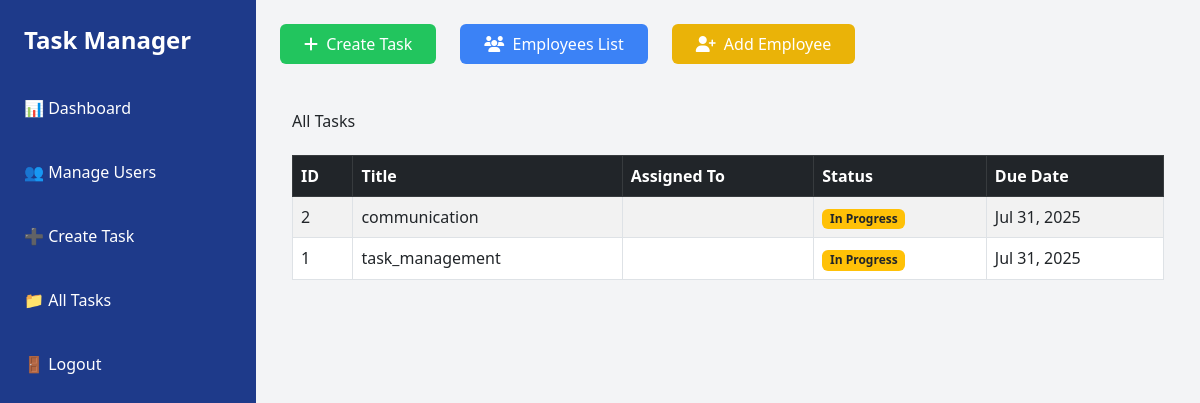
The app's page /tasks/ (signed in) with its own data.
### dashboard/models.py (models this page shows, shortened)
class Task(models.Model):
    STATUS_CHOICES = [
        ('pending', 'Pending'),
        ('in_progress', 'In Progress'),
        ('completed', 'Completed'),
    ]
    title = models.CharField(max_length=255)
    description = models.TextField()
    due_date = models.DateField(null=True, blank=True)
    status = models.CharField(max_length=20, choices=STATUS_CHOICES, default='pending')
    assigned_by = models.ForeignKey(User, on_delete=models.CASCADE, null=True, blank=True)
    alert_all = models.BooleanField(default=False)  # Optional alert field
    created_at = models.DateTimeField(auto_now_add=True, null=True, blank=True)

### dashboard/views.py (the view)
# urls.py: path('tasks/', views.all_tasks, name='all_tasks'),
@login_required
def all_tasks(request):
    tasks = Task.objects.all().order_by('-created_at')
    return render(request, 'dashboard/all_tasks.html', {'tasks': tasks})

### dashboard/templates/dashboard/all_tasks.html (shortened to what this page needs)
{% extends 'base.html' %}
{% block content %}
<div class="container mt-5">
    <h2 class="mb-4"> All Tasks</h2>
    {% if tasks %}
    <div class="table-responsive">
        <table class="table table-bordered table-striped align-middle">
            <thead class="table-dark">
                <tr>
                    <th>ID</th>
                    <th>Title</th>
                    <th>Assigned To</th>
                    <th>Status</th>
                    <th>Due Date</th>
                </tr>
            </thead>
            <tbody>
                {% for task in tasks %}
                <tr>
                    <td>{{ task.id }}</td>
                    <td>{{ task.title }}</td>
                    <td>{{ task.assigned_to.first_name }}</td>
                    <td>
                        {% if task.status == 'completed' %}
                            <span class="badge bg-success">Completed</span>
                        {% elif task.status == 'in_progress' %}
                            <span class="badge bg-warning text-dark">In Progress</span>
                        {% else %}
                            <span class="badge bg-danger">Pending</span>
                        {% endif %}
                    </td>
                    <td>{{ task.due_date|date:"M d, Y" }}</td>
                </tr>
                {% endfor %}
            </tbody>
        </table>
    </div>
    {% else %}
        <div class="alert alert-info" role="alert">
            No tasks found.
        </div>
    {% endif %}
</div>
{% endblock %}

### records on screen
Task: id "2", title "communication", status "In Progress", due_date "Jul 31, 2025"
Task: id "1", title "task_management", status "In Progress", due_date "Jul 31, 2025"
